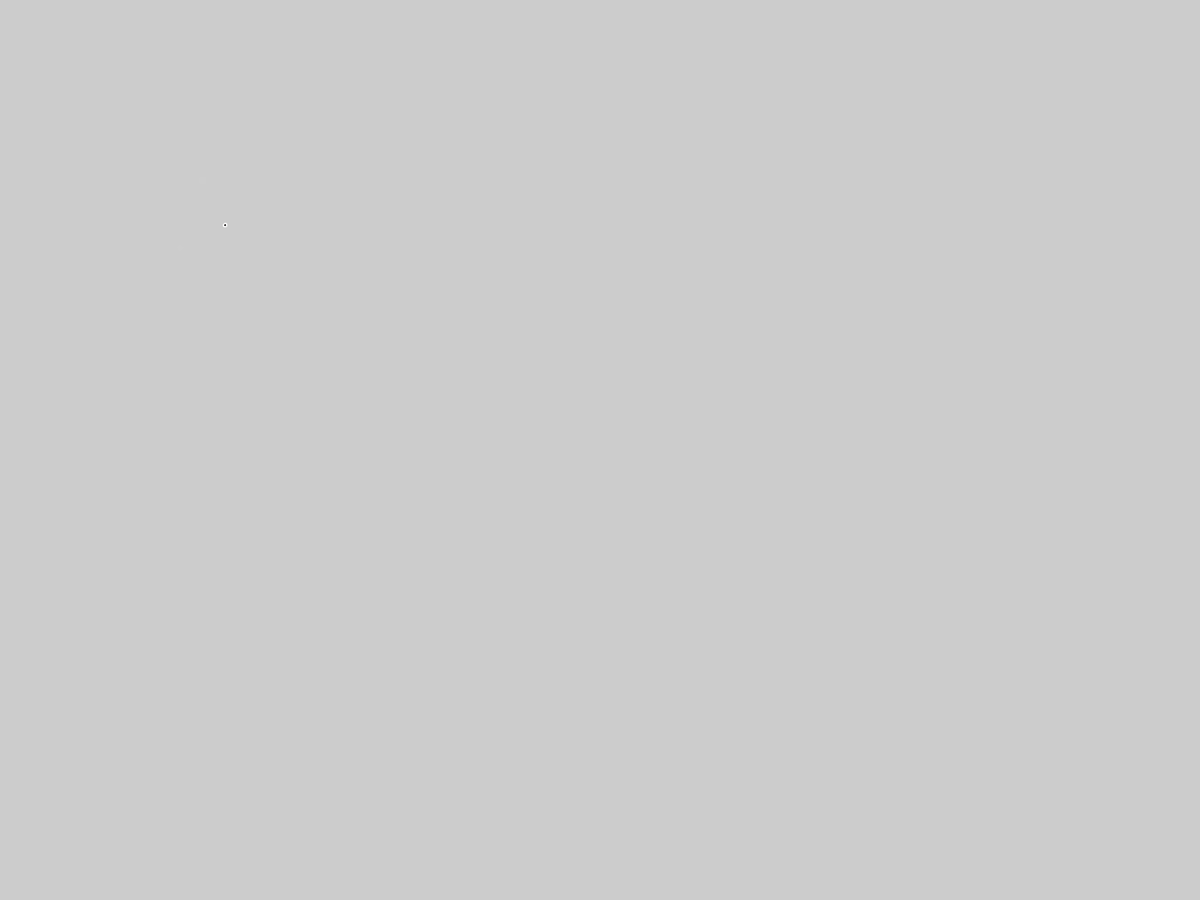
Frame 1 (no input)
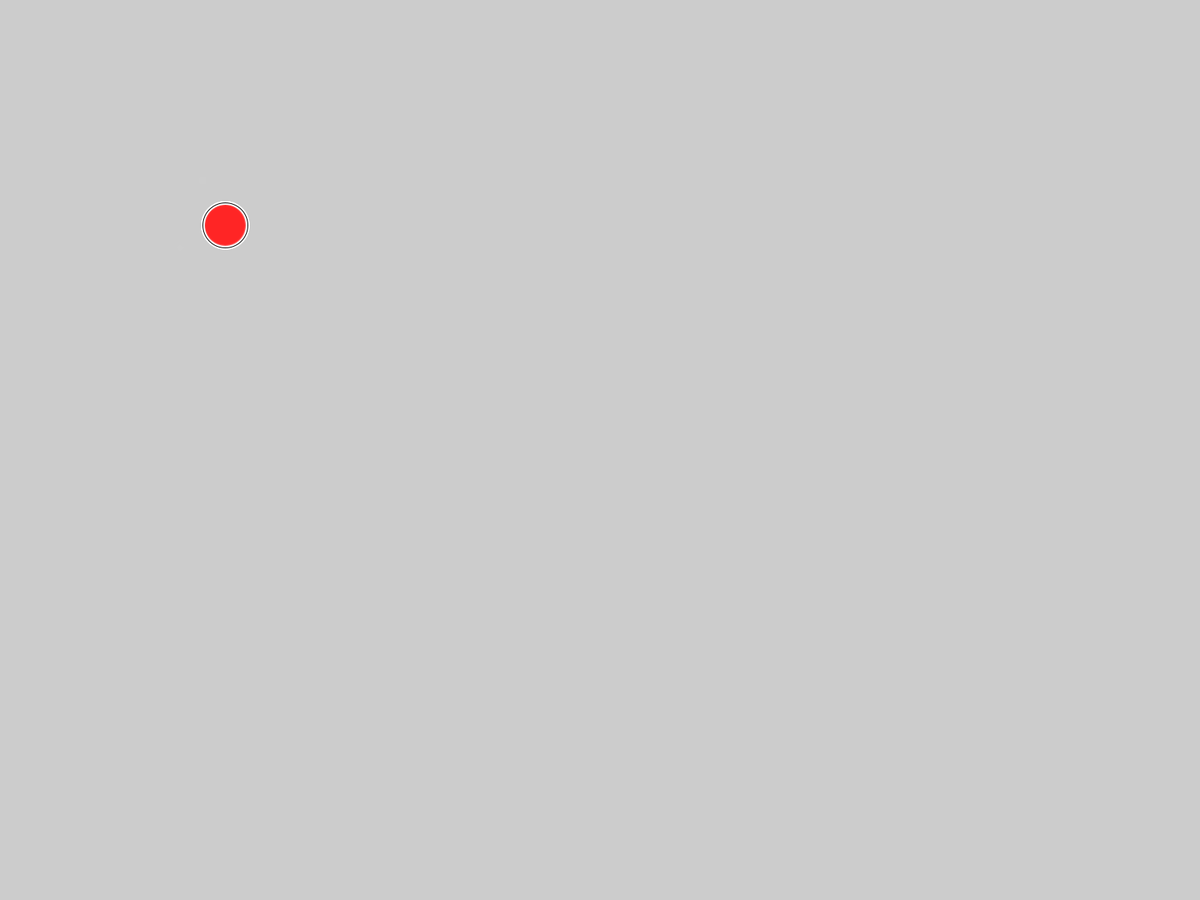
Frame 60 (the mouse pressed at the canvas centre just before this capture)
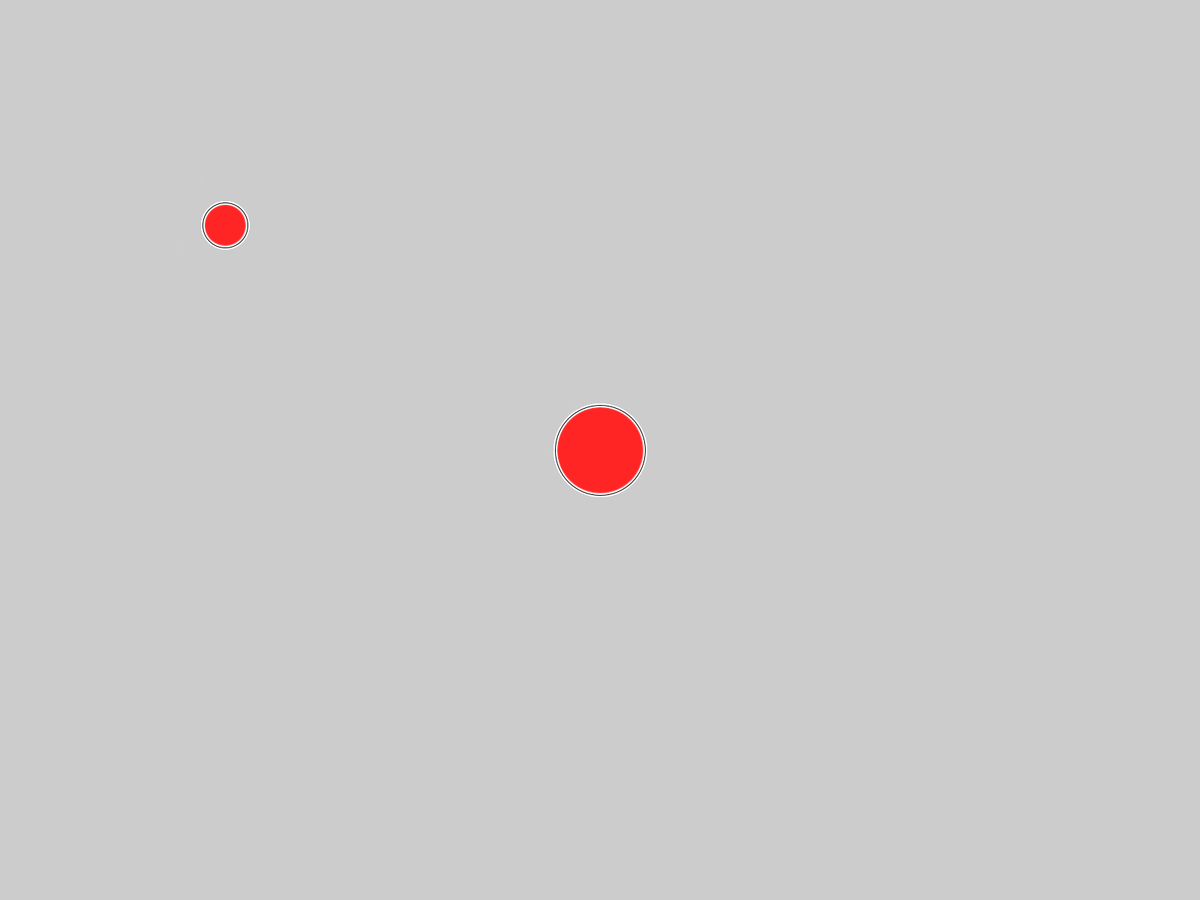
Frame 120 (the mouse held since frame 60 and released just before this capture)

The Processing sketch that drew these frames (run headless with seeded random() and noise(); from frame 60 on, the mouse is pressed at the canvas centre):

// Processing sketch: SSBB
// ── SSBB.pde

float x = random(width+200,width-200);
float y = random(height+200,width-200);

int s = 0;
int n = 1;

int p = 0;

int z = 60;
int h = 0;

float x2 = x - z;
float y2 = y;
float x3 = x2 + h;
float y3 = y;

float x4 = x;
float y4 = y - z;
float x5 = x;
float y5 = y4 + h;
void setup(){
  fullScreen();
}

void draw(){
  float x2 = x - z;
  float y2 = y + 30;
  float x3 = x2 + h;
  float y3 = y + 30;

  float x4 = x - 30;
  float y4 = y - z;
  float x5 = x - 30;
  float y5 = y4 + h;
  if(s < 120){
    n = 1;
  }
  if(s == 120){
    n = 0;
    p = 1;
  }
  s = s + n;
  
  if(p == 1){
    if(h < 120){
      h = h + 1;
    }
    if(h == 120){
      x = random(height);
      y = random(width);
      s = 0;
      n = 1;
      z = 60;
      p = 0;
      h = 0;
    }
  }
  fill(#FF2424,155);
  stroke(255);
  strokeWeight(5);
  ellipse(x,y,s,s);
  stroke(205);
  strokeWeight(8);
  line(x2,y2,x3,y3);
  strokeWeight(10);
  line(x4,y4,x5,y5);
  noFill();
  stroke(0);
  strokeWeight(1);
  ellipse(x,y,s,s);
}

void keyPressed(){
      x = random(height);
      y = random(width);
      s = 0;
      n = 1;
      z = 60;
      p = 0;
      h = 0;
}

void mousePressed(){
  background(205);
  x = mouseX;
  y = mouseY;
}
